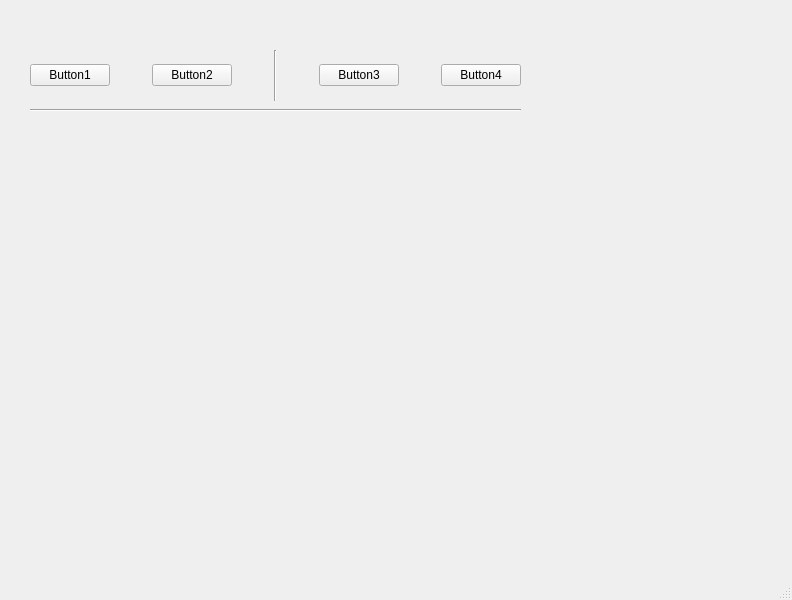
<?xml version="1.0" encoding="UTF-8"?>
<ui version="4.0">
 <class>MainWindow</class>
 <widget class="QMainWindow" name="MainWindow">
  <property name="geometry">
   <rect>
    <x>0</x>
    <y>0</y>
    <width>792</width>
    <height>600</height>
   </rect>
  </property>
  <property name="windowTitle">
   <string>MainWindow</string>
  </property>
  <widget class="QWidget" name="centralwidget">
   <widget class="QWidget" name="">
    <property name="geometry">
     <rect>
      <x>30</x>
      <y>50</y>
      <width>491</width>
      <height>51</height>
     </rect>
    </property>
    <layout class="QHBoxLayout" name="horizontalLayout">
     <item>
      <widget class="QPushButton" name="pushButton">
       <property name="text">
        <string>Button1</string>
       </property>
      </widget>
     </item>
     <item>
      <spacer name="horizontalSpacer">
       <property name="orientation">
        <enum>Qt::Horizontal</enum>
       </property>
       <property name="sizeHint" stdset="0">
        <size>
         <width>18</width>
         <height>18</height>
        </size>
       </property>
      </spacer>
     </item>
     <item>
      <widget class="QPushButton" name="pushButton_2">
       <property name="text">
        <string>Button2</string>
       </property>
      </widget>
     </item>
     <item>
      <spacer name="horizontalSpacer_2">
       <property name="orientation">
        <enum>Qt::Horizontal</enum>
       </property>
       <property name="sizeHint" stdset="0">
        <size>
         <width>17</width>
         <height>18</height>
        </size>
       </property>
      </spacer>
     </item>
     <item>
      <widget class="Line" name="line">
       <property name="orientation">
        <enum>Qt::Vertical</enum>
       </property>
      </widget>
     </item>
     <item>
      <spacer name="horizontalSpacer_3">
       <property name="orientation">
        <enum>Qt::Horizontal</enum>
       </property>
       <property name="sizeHint" stdset="0">
        <size>
         <width>18</width>
         <height>18</height>
        </size>
       </property>
      </spacer>
     </item>
     <item>
      <widget class="QPushButton" name="pushButton_3">
       <property name="text">
        <string>Button3</string>
       </property>
      </widget>
     </item>
     <item>
      <spacer name="horizontalSpacer_4">
       <property name="orientation">
        <enum>Qt::Horizontal</enum>
       </property>
       <property name="sizeHint" stdset="0">
        <size>
         <width>18</width>
         <height>18</height>
        </size>
       </property>
      </spacer>
     </item>
     <item>
      <widget class="QPushButton" name="pushButton_4">
       <property name="text">
        <string>Button4</string>
       </property>
      </widget>
     </item>
    </layout>
   </widget>
   <widget class="Line" name="line_2">
    <property name="geometry">
     <rect>
      <x>30</x>
      <y>100</y>
      <width>491</width>
      <height>21</height>
     </rect>
    </property>
    <property name="orientation">
     <enum>Qt::Horizontal</enum>
    </property>
   </widget>
  </widget>
  <widget class="QMenuBar" name="menubar">
   <property name="geometry">
    <rect>
     <x>0</x>
     <y>0</y>
     <width>792</width>
     <height>26</height>
    </rect>
   </property>
  </widget>
  <widget class="QStatusBar" name="statusbar"/>
 </widget>
 <resources/>
 <connections/>
</ui>
